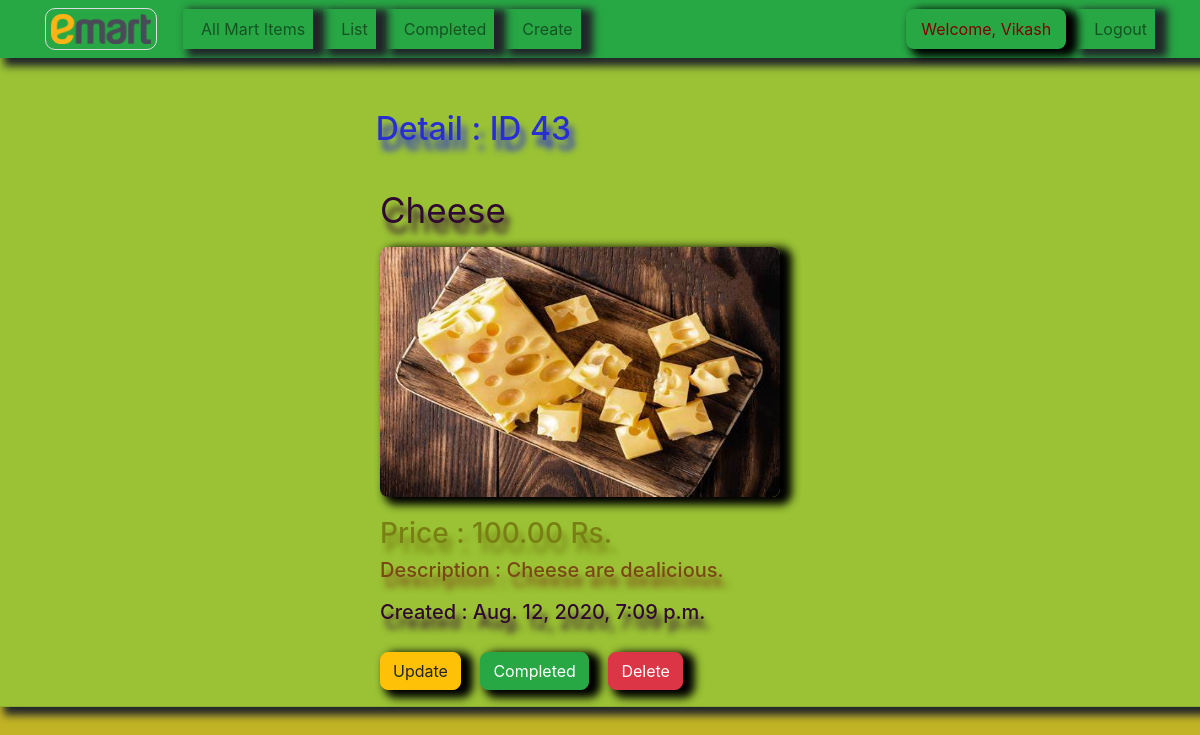
The page /detail/43 (signed in) on the database its author committed.
### ShipMart/models.py (models this page shows, shortened)
class Mart(models.Model):
    title=models.CharField(max_length=100)
    price=models.DecimalField(max_digits=10,decimal_places=2)
    desc=models.TextField(blank=True)
    image=models.ImageField(upload_to='images/',blank=True,null=True)
    offer=models.BooleanField(default=False,blank=True)
    created = models.DateTimeField(auto_now_add=True)
    important = models.BooleanField(default=False)
    datecompleted = models.DateTimeField(null=True, blank=True)
    user=models.ForeignKey(User,on_delete=models.CASCADE,default=True)

### ShipMart/views.py (the view)
# urls.py: path('detail/<pk>',views.MartDetail,name='detail'),
def MartDetail(request,pk):
    user = request.user
    if user.is_authenticated:
        mart=get_object_or_404(Mart,pk=pk,user=request.user)
        return render(request,'ShipMart/detail.html',{'marts':mart})
    else:
        messages.error(request,'''Anonymouse User don't have access to this page.<br><b>"Please Sign up and Login first"</b>''')
        return render(request, 'ShipMart/detail.html')

### ShipMart/templates/ShipMart/detail.html (shortened to what this page needs)
<!DOCTYPE html>
<html lang="en">
{% extends 'MartApp/base.html' %}
{% block content %}
<div style="background-color:#9ac234">
<br>
    {% if user.is_authenticated %}
    <div class="row justify-content-center mt-5 second" style="padding-left:30px;padding-right:15px;color:#282ed4;">
        <div class="col-md-5" style="margin-top:-20px">
            <h2>Detail : ID {{marts.id}}</h2>
        </div>
    </div>
    {% endif %}
    <div class="row justify-content-center mt-5" style="padding-left:15px;padding-right:15px;">
        <div class="col-md-5">
            {% if user.is_authenticated %}
            <div class="container " style="margin-top:-20px">
                <div class="second" style="padding-bottom:10px;color:#300930;font-size:35px;">{{marts.title|capfirst}}
                </div>
                <div class="row">
                    <div class="col-md-4">
                        {% if marts.image %}
                        <div class="my">
                            <img class="shadow ig" src="{{marts.image.url}}" width="400" height="250">
                        </div>
                        {% else %}
                        <a href="{% url 'update' marts.pk %}" class="shadow list-group-item list-group-item-action list-group-item-warning" > Please click here to Upload Image!</a>
                        {% endif %}
                    </div>
                </div>
                <h3 class="second" style="color:#788014;padding-top:20px;">Price : {{marts.price}} Rs.</h3>
                <h5 class="second" style="padding-bottom:20px;color:#7a4716;">Description : {{marts.desc|capfirst}}</h5>
                <h5 class="second" style="margin-top:-10px;padding-bottom:20px;color:#300930;">Created : {{marts.created}}</h5>
                {% if marts.datecompleted %}
                <a  role="button" class="btn btn-warning btn ig" href="{% url 'update' marts.pk %}">Recover</a>
                <a  style="margin-left:15px;" role="button" class="btn btn-danger btn ig" href="{% url 'delete' marts.pk %}">Delete</a>
                <a style="margin-left:15px;"  role="button" class="btn btn-primary btn ig" href="{% url 'pdf' marts.pk %}">PDF</a>
                {% else %}
                <a role="button" class="btn btn-warning btn ig" href="{% url 'update' marts.pk %}">Update</a>
                <a style="margin-left:15px;" role="button" class="btn btn-success btn ig" href="{% url 'MartCompleted' marts.pk %}">Completed</a>
                <a  style="margin-left:15px;" role="button" class="btn btn-danger btn ig" href="{% url 'delete' marts.pk %}">Delete</a>
                {% endif %}
            </div>
        </div>
    </div>
    {% endif %}
<hr>
</div>
{% endblock %}

### MartApp/templates/MartApp/base.html (shortened to what this page needs)
<!DOCTYPE html>
{% load static %}
<html lang="en">
<head>
    <link rel="stylesheet" href="https://maxcdn.bootstrapcdn.com/bootstrap/4.0.0/css/bootstrap.min.css">
    <link rel="stylesheet" type="text/css" href="{% static 'ShipMart/css/Style.css' %}">
</head>
<body style="background-color:#c2b225" class="shadow">
    <nav class="navbar navbar-expand-md navbar-light bg-success shadow">
        <div class="container">
        {% if user.is_authenticated %}
            <a class="navbar-brand img" href="{% url 'index' %}">
                <img src="{% static 'ShipMart/emart.svg.png' %}" width="100" height="30" class="d-inline-block align-top">
            </a>
        {% else %}
            <a class="navbar-brand img" href="{% url 'item' %}">
                <img src="{% static 'ShipMart/emart.svg.png' %}" width="100" height="30" class="d-inline-block align-top">
            </a>
        {% endif %}
            <div class="navbar-collapse collapse " id="navbarNav">
            {% if user.is_authenticated %}
                <ul class="navbar-nav mr-auto">
                    <li
                    {% if '/' == request.path %}
                    class="nav-item shadow list"  style="margin-left:10px;padding-left:10px"
                    {% else %}
                    class="nav-item shadow cold"  style="margin-left:10px;padding-left:10px"
                    {% endif %}
                    >
                    <a class="nav-link " href="{% url 'item' %}">All Mart Items</a>
                    </li>
                    <li
                    {% if 'list' in request.path %}
                    class="nav-item shadow list"  style="margin-left:10px;padding-left:10px"
                    {% else %}
                    class="nav-item shadow cold"  style="margin-left:10px;padding-left:10px"
                    {% endif %}
                    >
                    <a class="nav-link " href="{% url 'list' %}">List</a>
                    </li>
                    <li
                    {% if 'complete'  in request.path %}
                    class="nav-item shadow list"  style="margin-left:10px;padding-left:10px"
                    {% else %}
                    class="nav-item shadow cold"  style="margin-left:10px;padding-left:10px"
                    {% endif %}
                    >
                    <a class="nav-link " href="{% url 'complete' %}">Completed</a>
                    </li>
                    <li
                    {% if 'create' in  request.path %}
                    class="nav-item shadow list"  style="margin-left:10px;padding-left:10px"
                    {% else %}
                    class="nav-item shadow cold"  style="margin-left:10px;padding-left:10px"
                    {% endif %}
                    >
                    <a class="nav-link " href="{% url 'create' %}">Create</a>
                    </li>
                </ul>
            {% endif %}
                <ul class="navbar-nav ml-auto">
                 {% if user.is_authenticated %}
                    <li class="shadow ig" style="padding:8px 15px 8px 15px;color:maroon;margin-left:10px;"
                    >Welcome, {{user.first_name|capfirst}}
                    </li>
                    <li
                     {% if 'index' in  request.path %}
                    class="nav-item shadow"  style="margin-left:10px;padding-left:10px;background-color:#c2b225;"
                    {% else %}
                    class="nav-item shadow cold"  style="margin-left:10px;padding-left:10px"
                    {% endif %}
                    >
                    <a href="{% url 'logout' %}" class="nav-link">Logout</a>
                    </li>
                 {% endif %}
                </ul>
            </div>
        </div>
    </nav>
{% block content %}
{% endblock %}
</body>
</html>

### ShipMart/static/ShipMart/css/Style.css (style rules this page uses)
.second { color:#757d0b; text-shadow:5px 10px 6px; }
.shadow { box-shadow:8px 4px 8px 4px; }
.ig { border-radius:8px; box-shadow:8px 4px 8px 4px black }
.img { border: 1px solid #ddd; border-radius: 10px; padding: 5px; }
.my { position:relative; text-align:left; color:maroon; }

### rows shown on the page
Mart: id "43", title "Cheese", image (picture), price "100.00", desc "Cheese are dealicious.", created "Aug. 12, 2020, 7:09 p.m."

### other values the page prints
{{ user.first_name|capfirst }} "Vikash"
